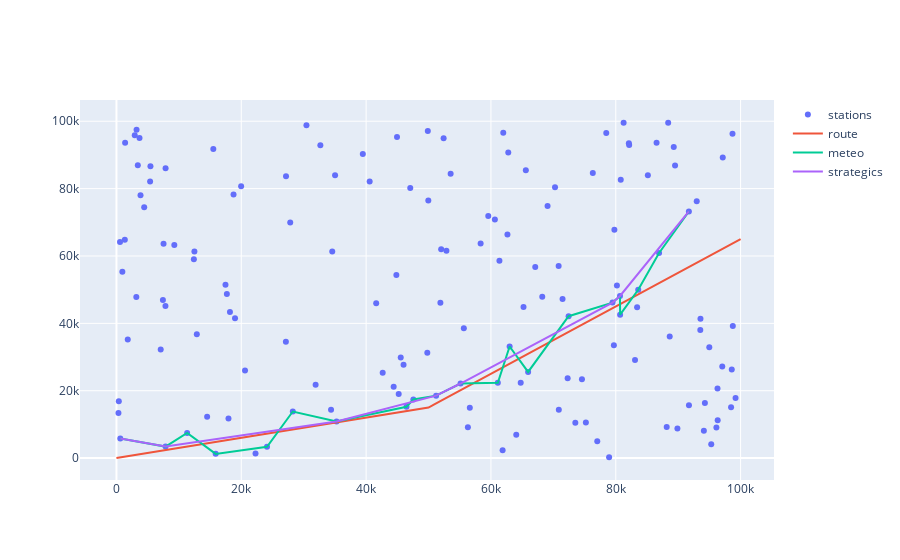

Write notebook code for a chart like this one.
### Code cell
fig = go.Figure()

# Add traces
fig.add_trace(go.Scatter(x=stations[:,0], y=stations[:,1],
                    mode='markers',
                    name='stations'))
fig.add_trace(go.Scatter(x=plane_route[:,0], y=plane_route[:,1],
                    mode='lines',
                    name='route'))
fig.add_trace(go.Scatter(x=path[:,0], y=path[:,1],
                    mode='lines',
                    name='meteo'))
fig.add_trace(go.Scatter(x=strategics_np[:,0], y=strategics_np[:,1],
                    mode='lines',
                    name='strategics'))
